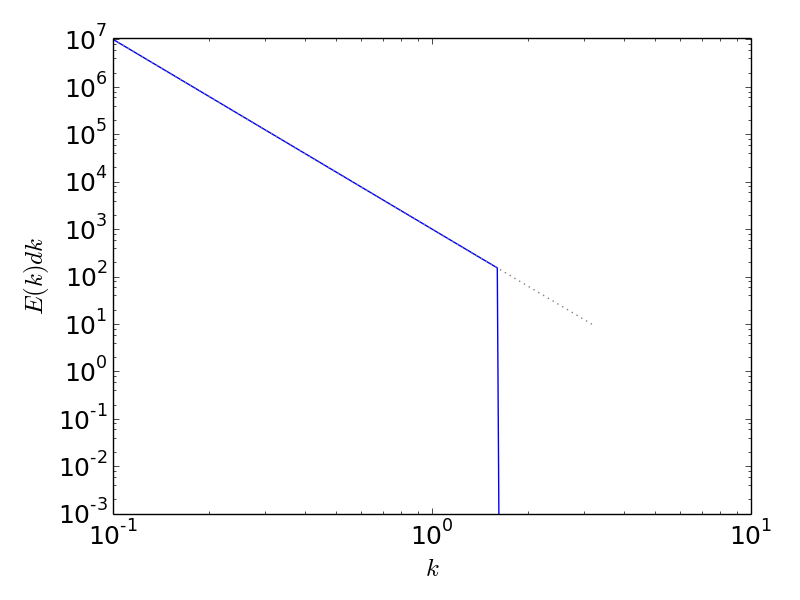

The Python source for this figure:
# create some "fake" 1-d multimode data and create a power spectrum to
# illustrate that we have the scaling and normalization correct

import numpy as np
import matplotlib
import matplotlib.pyplot as plt
from mpl_toolkits.axes_grid1 import AxesGrid

matplotlib.rcParams.update({'font.size': 18})

# number of discrete points in real space to sample
N = 64

index = -4.0

xmin = 0.0
xmax = 10.0

L = xmax - xmin

phi = np.zeros((N), dtype=np.float64)

x = (np.arange(N)+0.5)*(xmax - xmin)/N + xmin

modes = 16

A_0 = 1000.0


# amplitude of smallest k
print "min{k_x} = ", 1/L

A_ksmall = A_0*(1/L)**index
print "amplitude of smallest k = ", np.sqrt(A_ksmall)
print "power at smallest k =     ", A_ksmall


# compute the function we will find the power spectrum of
for m in range(1,modes+1):
    k_x = m/L

    A = np.sqrt(A_0*k_x**index)
            
    phi += A*np.sin(2.0*np.pi*k_x*x)


#---------------------------------------------------------------------------
# plot the real-space function
#---------------------------------------------------------------------------

plt.plot(x, phi)
plt.xlabel(r"$x$")
plt.ylabel(r"$f(x)$")

plt.tight_layout()
plt.savefig("phi_1d.png")
plt.savefig("phi_1d.eps")


#---------------------------------------------------------------------------
# now do the Fourier transform
#---------------------------------------------------------------------------
phi_hat = np.fft.fft(phi)


# Parseval's theorem: sum of |phi(x)|**2 = sum of (1/N) |phi_hat(k)|**2
parseval_thm_realspace = np.sum(np.abs(phi)**2)
parseval_thm_fourier = np.sum(np.abs(phi_hat)**2)/N

print "sum of |phi(x)|**2      = {}".format(parseval_thm_realspace)
print "sum of |phihat(k)|**2/N = {}".format(parseval_thm_fourier)
print " "
print "ratio = {}".format(parseval_thm_realspace/parseval_thm_fourier)
print "DC Offset = {}".format(phi_hat[0])


#---------------------------------------------------------------------------
# normalization for power spectrum later
#---------------------------------------------------------------------------

# only positive is really unique
phi_hat = 2.0*phi_hat[0:N/2+1]

phi_hat = phi_hat/N


#---------------------------------------------------------------------------
# get the wavenumbers in physical [cm^{-1}] units
#---------------------------------------------------------------------------
kx = np.fft.rfftfreq(N)
kx = kx*N/L


#---------------------------------------------------------------------------
# plot the transformed function
#---------------------------------------------------------------------------

plt.clf()

plt.plot(kx, np.abs(phi_hat))
plt.xlabel(r"$k$")
plt.ylabel(r"$|\mathcal{F}(k)|$")

plt.tight_layout()
plt.savefig("phihat_1d.png")
plt.savefig("phihat_1d.eps")


#---------------------------------------------------------------------------
# plot the power spectrum
#---------------------------------------------------------------------------

plt.clf()

E_spectrum = np.abs(phi_hat)**2
plt.loglog(kx, E_spectrum)

ii = np.argmax(E_spectrum)
kmax = kx[ii]
Emax = E_spectrum[ii]

print "maximum E = {} at k = {}".format(Emax, kmax)

plt.loglog(kx, Emax*(kx/kmax)**index, ls=":", color="0.5")
plt.ylim(1.e-10*Emax, 1.1*Emax)

plt.xlabel(r"$k$")
plt.ylabel(r"$E(k)dk$")

plt.tight_layout()
plt.savefig("ps1d.png")
plt.savefig("ps1d.eps")


